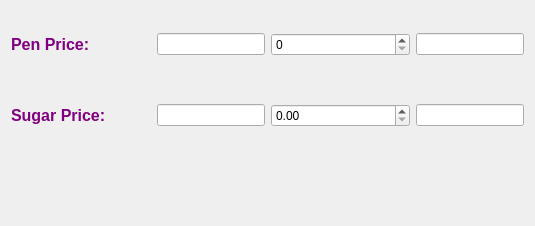
<?xml version="1.0" encoding="UTF-8"?>
<ui version="4.0">
 <class>form</class>
 <widget class="QWidget" name="form">
  <property name="geometry">
   <rect>
    <x>0</x>
    <y>0</y>
    <width>535</width>
    <height>226</height>
   </rect>
  </property>
  <property name="windowTitle">
   <string>SpinBox EditFinished Signal</string>
  </property>
  <layout class="QVBoxLayout" name="verticalLayout">
   <item>
    <layout class="QHBoxLayout" name="horizontalLayout">
     <item>
      <widget class="QLabel" name="label">
       <property name="styleSheet">
        <string notr="true">QLabel{color:purple;font-family:Arial; font:Bold;font-size:16px}</string>
       </property>
       <property name="text">
        <string>Pen Price:</string>
       </property>
      </widget>
     </item>
     <item>
      <widget class="QLineEdit" name="ledit_pprice">
       <property name="sizePolicy">
        <sizepolicy hsizetype="Fixed" vsizetype="Fixed">
         <horstretch>0</horstretch>
         <verstretch>0</verstretch>
        </sizepolicy>
       </property>
      </widget>
     </item>
     <item>
      <widget class="QSpinBox" name="sbox"/>
     </item>
     <item>
      <widget class="QLineEdit" name="ledit_ptotal">
       <property name="sizePolicy">
        <sizepolicy hsizetype="Fixed" vsizetype="Fixed">
         <horstretch>0</horstretch>
         <verstretch>0</verstretch>
        </sizepolicy>
       </property>
      </widget>
     </item>
    </layout>
   </item>
   <item>
    <spacer name="verticalSpacer">
     <property name="orientation">
      <enum>Qt::Vertical</enum>
     </property>
     <property name="sizeType">
      <enum>QSizePolicy::Fixed</enum>
     </property>
     <property name="sizeHint" stdset="0">
      <size>
       <width>20</width>
       <height>20</height>
      </size>
     </property>
    </spacer>
   </item>
   <item>
    <layout class="QHBoxLayout" name="horizontalLayout_2">
     <item>
      <widget class="QLabel" name="label_2">
       <property name="styleSheet">
        <string notr="true">QLabel{color:purple;font-family:Arial; font:Bold;font-size:16px}</string>
       </property>
       <property name="text">
        <string>Sugar Price:</string>
       </property>
      </widget>
     </item>
     <item>
      <widget class="QLineEdit" name="ledit_sprice">
       <property name="sizePolicy">
        <sizepolicy hsizetype="Fixed" vsizetype="Fixed">
         <horstretch>0</horstretch>
         <verstretch>0</verstretch>
        </sizepolicy>
       </property>
      </widget>
     </item>
     <item>
      <widget class="QDoubleSpinBox" name="dsbox"/>
     </item>
     <item>
      <widget class="QLineEdit" name="ledit_stotal">
       <property name="sizePolicy">
        <sizepolicy hsizetype="Fixed" vsizetype="Fixed">
         <horstretch>0</horstretch>
         <verstretch>0</verstretch>
        </sizepolicy>
       </property>
      </widget>
     </item>
    </layout>
   </item>
   <item>
    <spacer name="verticalSpacer_2">
     <property name="orientation">
      <enum>Qt::Vertical</enum>
     </property>
     <property name="sizeType">
      <enum>QSizePolicy::Fixed</enum>
     </property>
     <property name="sizeHint" stdset="0">
      <size>
       <width>20</width>
       <height>20</height>
      </size>
     </property>
    </spacer>
   </item>
   <item>
    <widget class="QLabel" name="total_price">
     <property name="sizePolicy">
      <sizepolicy hsizetype="Fixed" vsizetype="Fixed">
       <horstretch>0</horstretch>
       <verstretch>0</verstretch>
      </sizepolicy>
     </property>
     <property name="font">
      <font>
       <family>Arial</family>
       <pointsize>-1</pointsize>
       <weight>75</weight>
       <italic>false</italic>
       <bold>true</bold>
      </font>
     </property>
     <property name="cursor">
      <cursorShape>IBeamCursor</cursorShape>
     </property>
     <property name="styleSheet">
      <string notr="true">QLabel{color:blue;font-family:Arial; font:Bold;font-size:16px}</string>
     </property>
     <property name="text">
      <string/>
     </property>
     <property name="alignment">
      <set>Qt::AlignCenter</set>
     </property>
    </widget>
   </item>
  </layout>
 </widget>
 <resources/>
 <connections/>
</ui>
